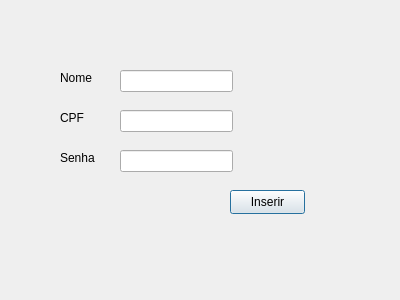
<?xml version="1.0" encoding="UTF-8"?>
<ui version="4.0">
 <class>InserirUsuario</class>
 <widget class="QDialog" name="InserirUsuario">
  <property name="geometry">
   <rect>
    <x>0</x>
    <y>0</y>
    <width>400</width>
    <height>300</height>
   </rect>
  </property>
  <property name="windowTitle">
   <string>Dialog</string>
  </property>
  <property name="autoFillBackground">
   <bool>false</bool>
  </property>
  <widget class="QLineEdit" name="ln_nome">
   <property name="geometry">
    <rect>
     <x>120</x>
     <y>70</y>
     <width>113</width>
     <height>22</height>
    </rect>
   </property>
  </widget>
  <widget class="QLineEdit" name="ln_cpf">
   <property name="geometry">
    <rect>
     <x>120</x>
     <y>110</y>
     <width>113</width>
     <height>22</height>
    </rect>
   </property>
  </widget>
  <widget class="QLineEdit" name="ln_senha">
   <property name="geometry">
    <rect>
     <x>120</x>
     <y>150</y>
     <width>113</width>
     <height>22</height>
    </rect>
   </property>
  </widget>
  <widget class="QLabel" name="label">
   <property name="geometry">
    <rect>
     <x>60</x>
     <y>70</y>
     <width>49</width>
     <height>16</height>
    </rect>
   </property>
   <property name="text">
    <string>Nome</string>
   </property>
  </widget>
  <widget class="QLabel" name="label_2">
   <property name="geometry">
    <rect>
     <x>60</x>
     <y>110</y>
     <width>49</width>
     <height>16</height>
    </rect>
   </property>
   <property name="text">
    <string>CPF</string>
   </property>
  </widget>
  <widget class="QLabel" name="label_3">
   <property name="geometry">
    <rect>
     <x>60</x>
     <y>150</y>
     <width>49</width>
     <height>16</height>
    </rect>
   </property>
   <property name="text">
    <string>Senha</string>
   </property>
  </widget>
  <widget class="QPushButton" name="pb_inserir">
   <property name="geometry">
    <rect>
     <x>230</x>
     <y>190</y>
     <width>75</width>
     <height>24</height>
    </rect>
   </property>
   <property name="text">
    <string>Inserir</string>
   </property>
  </widget>
 </widget>
 <resources/>
 <connections/>
</ui>
